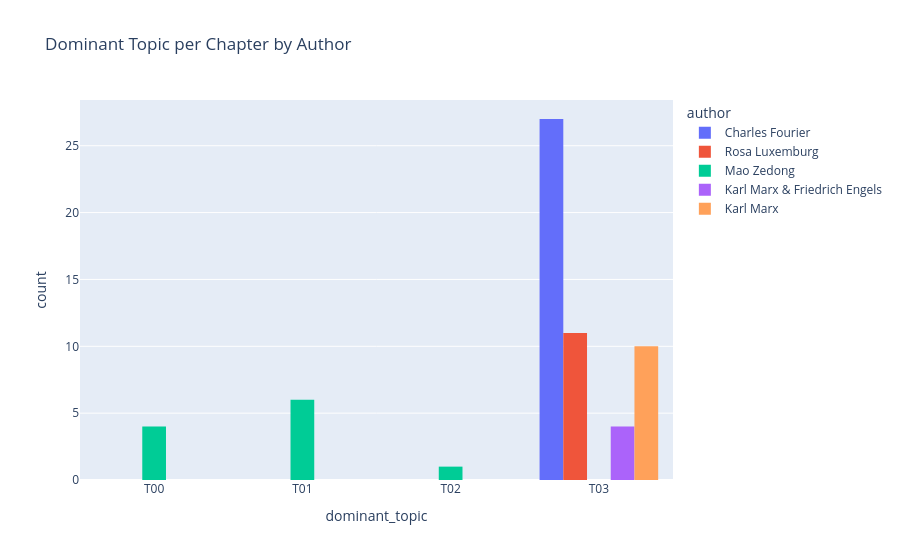

Notebook code cell kept with this figure:
### Markdown cell above
# Bar Char - Dominant Topic by Author

### Code cell
fig = px.histogram(
    DOC_TOPIC.reset_index(),
    x='dominant_topic', color='author', barmode='group',
    title='Dominant Topic per Chapter by Author',
    category_orders={'dominant_topic': topic_cols}
)
fig.show()

### Figure 1 — Plotly figure (JSON) as saved in the notebook; plotly's stock layout.template omitted (floating-point values rounded to 4 significant figures)
{"data": [{"alignmentgroup": "True", "bingroup": "x", "hovertemplate": "author=Charles Fourier<br>dominant_topic=%{x}<br>count=%{y}<extra></extra>", "legendgroup": "Charles Fourier", "marker": {"color": "#636efa", "pattern": {"shape": ""}}, "name": "Charles Fourier", "offsetgroup": "Charles Fourier", "orientation": "v", "showlegend": true, "type": "histogram", "x": ["T03", "T03", "T03", "T03", "T03", "T03", "T03", "T03", "T03", "T03", "T03", "T03", "T03", "T03", "T03", "T03", "T03", "T03", "T03", "T03", "T03", "T03", "T03", "T03", "T03", "T03", "T03"], "xaxis": "x", "yaxis": "y"}, {"alignmentgroup": "True", "bingroup": "x", "hovertemplate": "author=Rosa Luxemburg<br>dominant_topic=%{x}<br>count=%{y}<extra></extra>", "legendgroup": "Rosa Luxemburg", "marker": {"color": "#EF553B", "pattern": {"shape": ""}}, "name": "Rosa Luxemburg", "offsetgroup": "Rosa Luxemburg", "orientation": "v", "showlegend": true, "type": "histogram", "x": ["T03", "T03", "T03", "T03", "T03", "T03", "T03", "T03", "T03", "T03", "T03"], "xaxis": "x", "yaxis": "y"}, {"alignmentgroup": "True", "bingroup": "x", "hovertemplate": "author=Mao Zedong<br>dominant_topic=%{x}<br>count=%{y}<extra></extra>", "legendgroup": "Mao Zedong", "marker": {"color": "#00cc96", "pattern": {"shape": ""}}, "name": "Mao Zedong", "offsetgroup": "Mao Zedong", "orientation": "v", "showlegend": true, "type": "histogram", "x": ["T01", "T01", "T01", "T00", "T00", "T01", "T01", "T00", "T01", "T00", "T02"], "xaxis": "x", "yaxis": "y"}, {"alignmentgroup": "True", "bingroup": "x", "hovertemplate": "author=Karl Marx & Friedrich Engels<br>dominant_topic=%{x}<br>count=%{y}<extra></extra>", "legendgroup": "Karl Marx & Friedrich Engels", "marker": {"color": "#ab63fa", "pattern": {"shape": ""}}, "name": "Karl Marx & Friedrich Engels", "offsetgroup": "Karl Marx & Friedrich Engels", "orientation": "v", "showlegend": true, "type": "histogram", "x": ["T03", "T03", "T03", "T03"], "xaxis": "x", "yaxis": "y"}, {"alignmentgroup": "True", "bingroup": "x", "hovertemplate": "author=Karl Marx<br>dominant_topic=%{x}<br>count=%{y}<extra></extra>", "legendgroup": "Karl Marx", "marker": {"color": "#FFA15A", "pattern": {"shape": ""}}, "name": "Karl Marx", "offsetgroup": "Karl Marx", "orientation": "v", "showlegend": true, "type": "histogram", "x": ["T03", "T03", "T03", "T03", "T03", "T03", "T03", "T03", "T03", "T03"], "xaxis": "x", "yaxis": "y"}], "layout": {"barmode": "group", "legend": {"title": {"text": "author"}, "tracegroupgap": 0}, "title": {"text": "Dominant Topic per Chapter by Author"}, "xaxis": {"anchor": "y", "categoryarray": ["T00", "T01", "T02", "T03"], "categoryorder": "array", "domain": [0.0, 1.0], "title": {"text": "dominant_topic"}}, "yaxis": {"anchor": "x", "domain": [0.0, 1.0], "title": {"text": "count"}}}}
